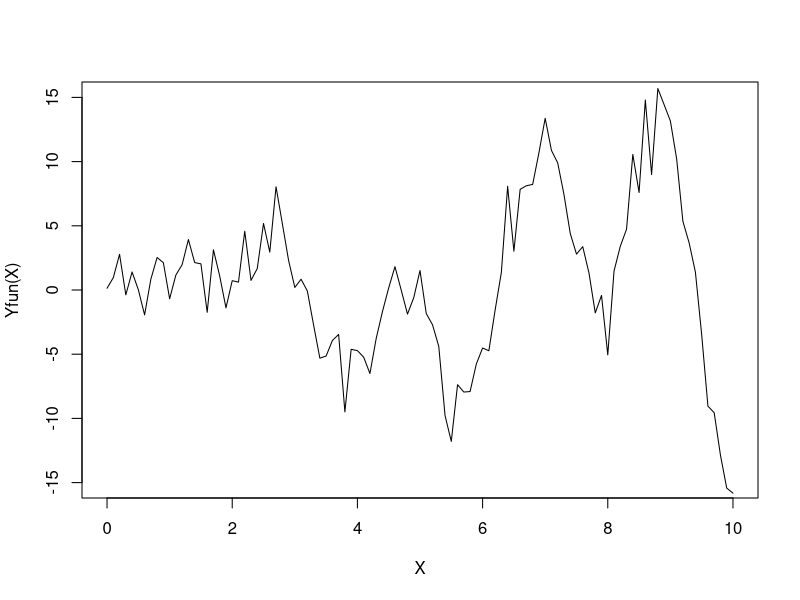
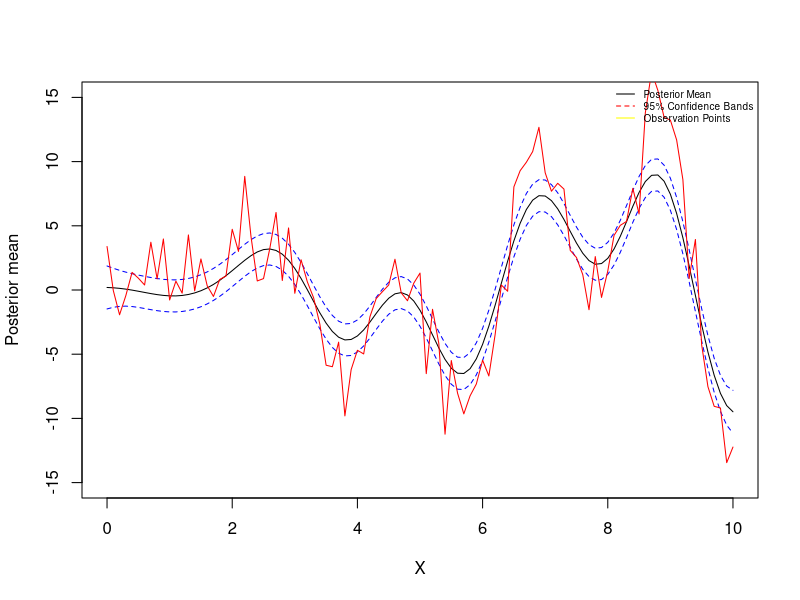
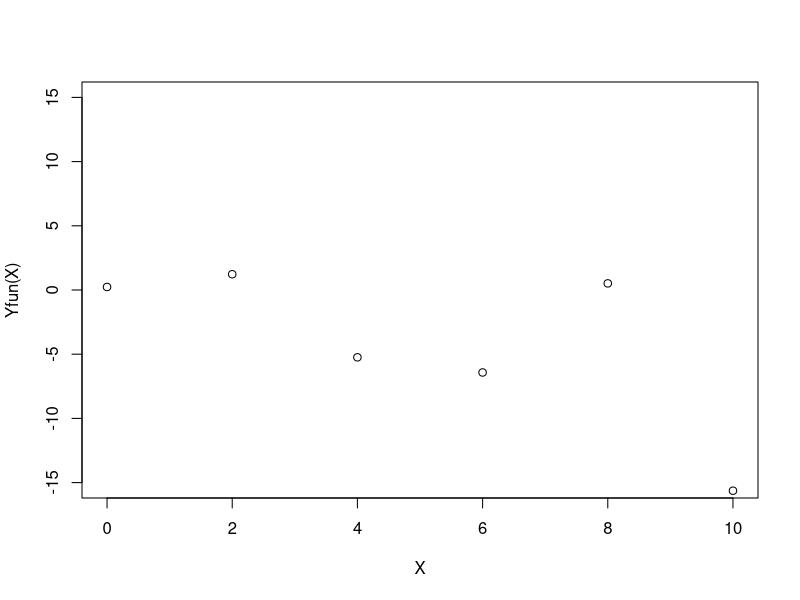
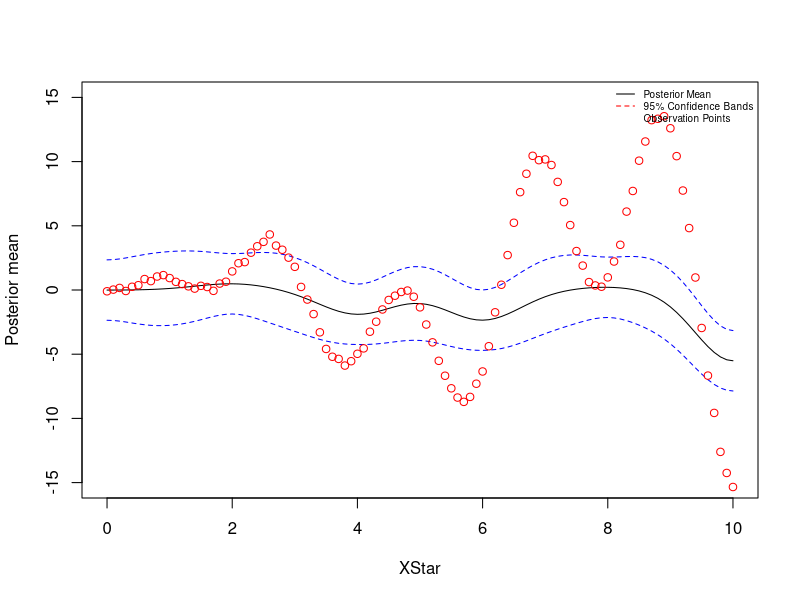
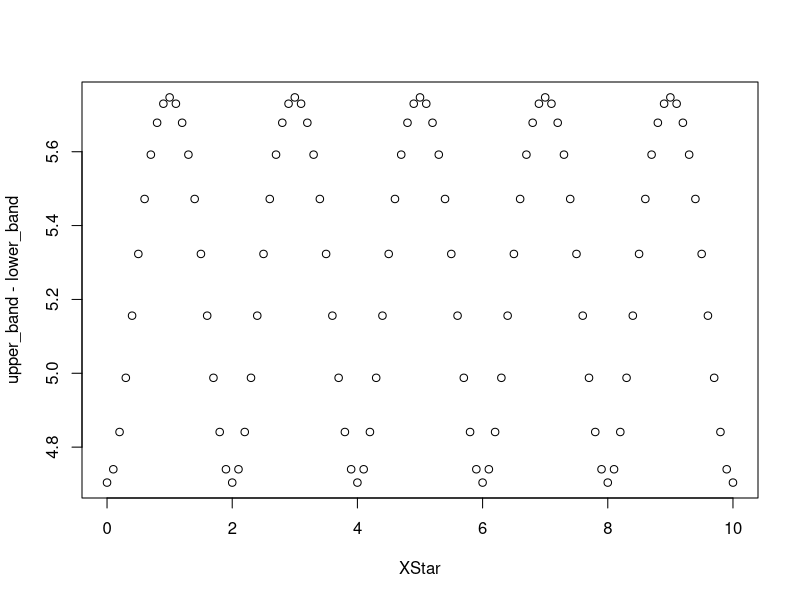
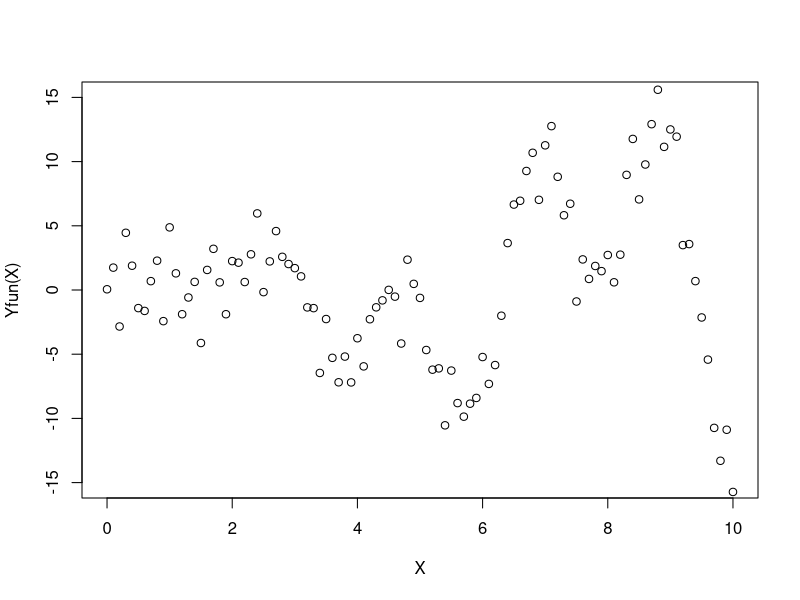
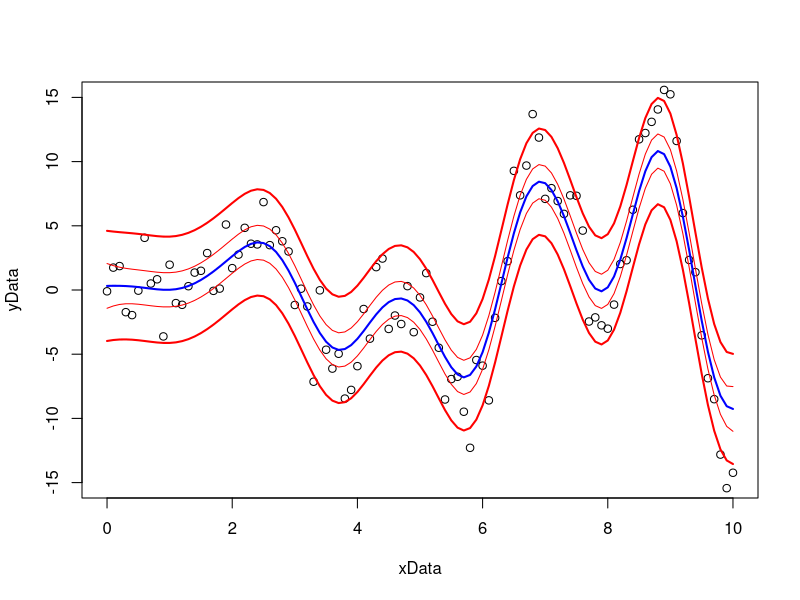
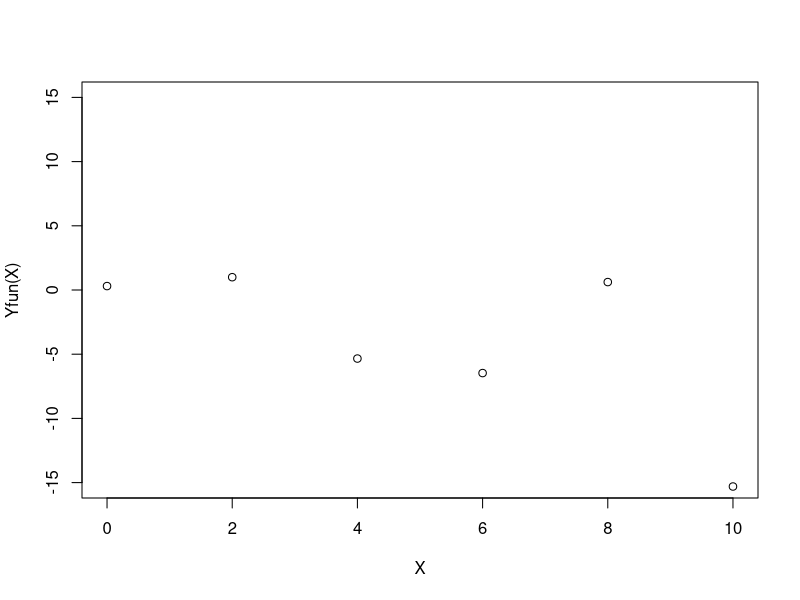

Source code (R) for these figures, in order:
####Question 4 - GP####

#Part 1
X<-seq(0,10,.1)
Yfun<-function(x){
  return (x*(sin(x)+sin(3*x))+rnorm(length(x),0,2))
}
plot(X,Yfun(X),xlim=c(0,10),ylim=c(-15,15), type = 'l')

SquaredExpKernel <- function(x1,x2,sigmaF=1,l=0.3){
  n1 <- length(x1)
  n2 <- length(x2)
  K <- matrix(NA,n1,n2)
  for (i in 1:n2){
    K[,i] <- sigmaF^2*exp(-0.5*( (x1-x2[i])/l )^2 )#Hyperparameter, S4
  }
  return(K)
}

#Gets the posterior mean and variance
posteriorGP <- function(X, y, XStar, sigmaNoise, k, ...){
  #sigmaNoise is the sd
  K <- k(X, X, ...)
  n <- length(X)
  #Hyperparameter, S11
  L <- t(chol(K+((sigmaNoise**2) * diag(n))))#Upper to Lower Triangular matrix
  #Predicting mean
  alpha <- solve(t(L) ,solve(L,y))
  KStar <- k(X, XStar, ...)
  FStar <- t(KStar) %*% alpha
  #Predicting variance
  v <- solve(L, KStar)
  V_FStart <- k(XStar, XStar, ...) - (t(v) %*% v)
  return(list(pos_mean = FStar,
              pos_var = V_FStart))
}

sigmaNoise <- 2; sigmaF <- 1.5; l <- .6
post_GP <- posteriorGP(X, Yfun(X), X, sigmaNoise, SquaredExpKernel, sigmaF, l)

plot(X,post_GP$pos_mean, type = 'l', ylab = 'Posterior mean',ylim=c(-15,15))
lines(X, post_GP$pos_mean - 1.96*sqrt(diag(post_GP$pos_var)),
      col = "blue", lty = 2)
lines(X, post_GP$pos_mean + 1.96*sqrt(diag(post_GP$pos_var)),
      col = "blue", lty = 2)
lines(X,Yfun(X),col='red')
legend("topright", legend = c("Posterior Mean", "95% Confidence Bands", "Observation Points"),
       col = c("black", "red", "yellow"), lty = c(1, 2, 1),
       cex = 0.6,
       bty = 'n')



#Part 2
X<-seq(0,10,2)
Yfun<-function(x){
  return (x*(sin(x)+sin(3*x))+rnorm(length(x),0,.2))
}
plot(X,Yfun(X),xlim=c(0,10),ylim=c(-15,15))

sigmaNoise <- 2; sigmaF <- 1.5; l <- .6
XStar <- seq(0,10,.1)
post_GP <- posteriorGP(X, Yfun(X), XStar, sigmaNoise, SquaredExpKernel, sigmaF, l)

plot(XStar,post_GP$pos_mean, type = 'l', ylab = 'Posterior mean',ylim=c(-15,15))
lines(XStar, post_GP$pos_mean - 1.96*sqrt(diag(post_GP$pos_var)),
      col = "blue", lty = 2)
lines(XStar, post_GP$pos_mean + 1.96*sqrt(diag(post_GP$pos_var)),
      col = "blue", lty = 2)
points(XStar,Yfun(XStar),col='red')
legend("topright", legend = c("Posterior Mean", "95% Confidence Bands", "Observation Points"),
       col = c("black", "red", "red"), lty = c(1, 2, NA),
       cex = 0.6,
       bty = 'n')

X
Yfun(X)
post_GP$pos_mean
upper_band <- post_GP$pos_mean + 1.96*sqrt(diag(post_GP$pos_var))
lower_band <- post_GP$pos_mean - 1.96*sqrt(diag(post_GP$pos_var))
plot(XStar, upper_band-lower_band)
X <- c(X, XStar[which.max(upper_band-lower_band)])


####Jose's code####
X<-seq(0,10,.1)
Yfun<-function(x){
  return (x*(sin(x)+sin(3*x))+rnorm(length(x),0,2))
}
plot(X,Yfun(X),xlim=c(0,10),ylim=c(-15,15))

SEKernel <- function(x1,x2){
  n1 <- length(x1)
  n2 <- length(x2)
  K <- matrix(NA,n1,n2)
  for (i in 1:n2){
    K[,i] <- (sigmaF^2)*exp(-0.5*( (x1-x2[i])/l)^2 )
  }
  return(K)
}

posteriorGP <- function(X,y,k,sigmaNoise,xStar){
  n <- length(y)
  L <- t(chol(k(X,X)+((sigmaNoise^2)*diag(n))))
  a <- solve(t(L),solve(L,y))
  kStar <- k(X,xStar)
  mu <- t(kStar)%*%a
  v <- solve(L,kStar)
  var <- k(xStar,xStar)-(t(v)%*%v)
  logmar <- -0.5*(t(y)%*%a)-sum(log(diag(L)))-(n/2)*log(2*pi)
  return(list("mu"=mu,"var"=var,"logmar"=logmar))
}

sigmaF <- 1.5
l <- .5 # These hyperparameter values work well as the y probability bands cover around 95% of the y values in the dataset.
xData <- X
yData <- Yfun(X)
sigmaN <- 2
xGrid <- seq(0,10,.1)
res<-posteriorGP(X=xData,y=yData,k=SEKernel,sigmaNoise=sigmaN,xStar=xGrid)
plot(xData,yData,xlim=c(0,10),ylim=c(-15,15))
lines(xGrid, res$mu, col="blue", lwd = 2)
lines(xGrid, res$mu - 1.96*sqrt(diag(res$var)), col = "red")
lines(xGrid, res$mu + 1.96*sqrt(diag(res$var)), col = "red")
lines(xGrid, res$mu - 1.96*sqrt(diag(res$var)+sigmaN^2), col = "red", lwd=2)
lines(xGrid, res$mu + 1.96*sqrt(diag(res$var)+sigmaN^2), col = "red", lwd=2)


#Part 2
X<-seq(0,10,2)
Yfun<-function(x){
  return (x*(sin(x)+sin(3*x))+rnorm(length(x),0,.2))
}
plot(X,Yfun(X),xlim=c(0,10),ylim=c(-15,15))

for(i in 1:4){
  sigmaF <- 1.5
  l <- .5 # These hyperparameter values work well as the y probability bands cover around 95% of the y values in the dataset.
  xData <- X
  yData <- Yfun(X)
  sigmaN <- .2
  xGrid <- seq(0,10,.1)
  res<-posteriorGP(X=xData,y=yData,k=SEKernel,sigmaNoise=sigmaN,xStar=xGrid)
  plot(xData,yData,xlim=c(0,10),ylim=c(-15,15))
  lines(xGrid, res$mu, col="blue", lwd = 2)
  lines(xGrid, res$mu - 1.96*sqrt(diag(res$var)), col = "red")
  lines(xGrid, res$mu + 1.96*sqrt(diag(res$var)), col = "red")
  lines(xGrid, res$mu - 1.96*sqrt(diag(res$var)+sigmaN^2), col = "red", lwd=2)
  lines(xGrid, res$mu + 1.96*sqrt(diag(res$var)+sigmaN^2), col = "red", lwd=2)
  
  foo<-.1*which.max(res$mu + 1.96*sqrt(diag(res$var)+sigmaN^2) - (res$mu - 1.96*sqrt(diag(res$var)+sigmaN^2)))
  X<-c(X,foo)
}
